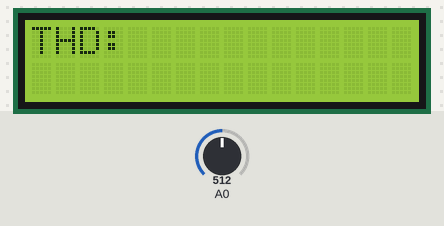
Simulated run of this sketch. Board: Arduino Uno, built with avr-gcc and run on an emulated ATmega328P. On the bench: 16×2 character LCD. The inputs (shaded band) are chosen by the test bench; at power-on: A0 = 512. Storage starts empty; what the sketch prints to the serial monitor is not drawn.

Above: at 0.1 s.
1.3 s: A0 set to 0
At 2.8 s:
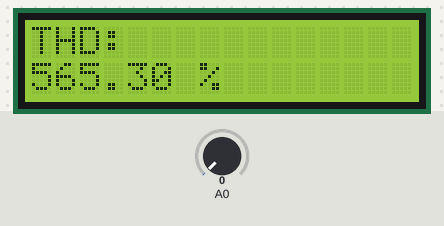
4.3 s: A0 set to 306
At 7.1 s:
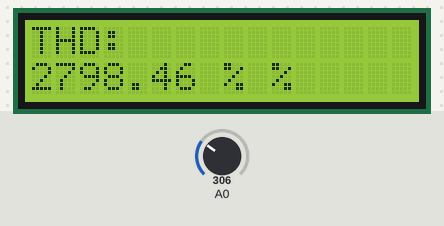
7.3 s: A0 set to 3
At 8.8 s:
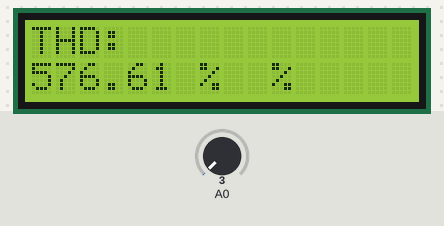
10.3 s: A0 set to 0
Timing chart, 0 to 13.3 s (numbered marks = the images above; inputs shaded):
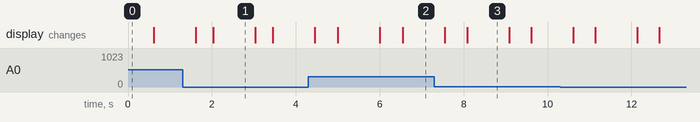

The sketch:

codigo_mega.ino
```cpp
#include <SD.h>
#include "arduinoFFT.h"
#include <LiquidCrystal.h>
#include <math.h>

#define SCL_INDEX 0x00
#define SCL_TIME 0x01
#define SCL_FREQUENCY 0x02
#define SCL_PLOT 0x03

const int rs = 8, en = 9, d4 = 5, d5 = 4, d6 = 3, d7 = 2;
LiquidCrystal lcd(rs, en, d4, d5, d6, d7);

arduinoFFT FFT = arduinoFFT(); /* Create FFT object */
/*
These values can be changed in order to evaluate the functions
*/
const uint16_t samples = 64; //This value MUST ALWAYS be a power of 2
const double samplingFrequency = 1000;
/*
These are the input and output vectors
Input vectors receive computed results from FFT
*/
double vReal[samples];
double vImag[samples];
int contTeste = 0;

float calcularTHD(double picos[], int tamanho_picos, double pico)
{
  double resposta = 0;
  for (uint16_t i = 0; i < tamanho_picos; i++)
  {
    resposta = resposta + (picos[i]*picos[i]);
  }
  resposta = sqrt(resposta - (pico*pico)) / pico;
  return resposta;
}

void escreverNoSD()
{
  File myFile;

  Serial.print("Inicializando SD card...");

  if (!SD.begin(10)) {
    Serial.println("Inicializacao falhou!");
  }
  Serial.println("Inicializacao feita.");

  myFile = SD.open("oscilo.txt", FILE_WRITE);

  if (myFile)
  {
    Serial.print("Fazendo registro no arquivo...");
    for (uint16_t i = 0; i < samples; i++)
    {
      myFile.println(vReal[i]);
    }
    myFile.close();
    Serial.println("Registro Feito.");
  } else {
    // if the file didn't open, print an error:
    Serial.println("Erro ao abrir oscilo.txt");
  }
}


void setup()
{
  Serial.begin(9600);
  while (!Serial);
  lcd.begin(16, 2);
  lcd.print("THD: ");
  for (uint16_t i = 0; i < samples; i++)
  {
    vImag[i] = 0.0;
  }
}

void loop()
{
  lcd.setCursor(0,1);
  lcd.print("          ");
  lcd.setCursor(0, 5);
  /* Build raw data */
  double aux;
  for (uint16_t i = 0; i < samples; i++)
  {
    aux = analogRead(0);
    Serial.println(aux);
    vReal[i] = aux;
    delay(1);
  }
  for (uint16_t i = 0; i < samples; i++)
  {
    vReal[i] = float(vReal[i]) * 5 / 1024;
  }
  if (contTeste > 4)
  {
    escreverNoSD();
  }
  FFT.Windowing(vReal, samples, FFT_WIN_TYP_HAMMING, FFT_FORWARD);	/* Weigh data */

  FFT.Compute(vReal, vImag, samples, FFT_FORWARD); /* Compute FFT */

  FFT.ComplexToMagnitude(vReal, vImag, samples); /* Compute magnitudes */
  double x;
  double v;
  FFT.MajorPeak(vReal, samples, samplingFrequency, &x, &v);

  double thd = calcularTHD(vReal, samples, v);
  lcd.print(thd);
  lcd.print(" %");

  delay(1000); /* Repete o calculo de THD a cada 2 segundos */
  contTeste++;
}
```

Measured:
- what the display in image 1 shows lasts 1.0 s, from 2.0 s to 3.0 s
